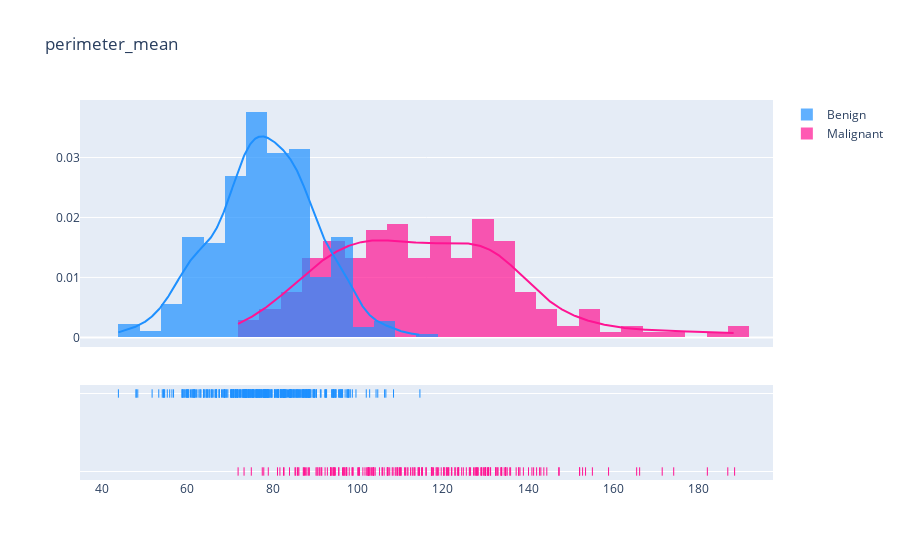
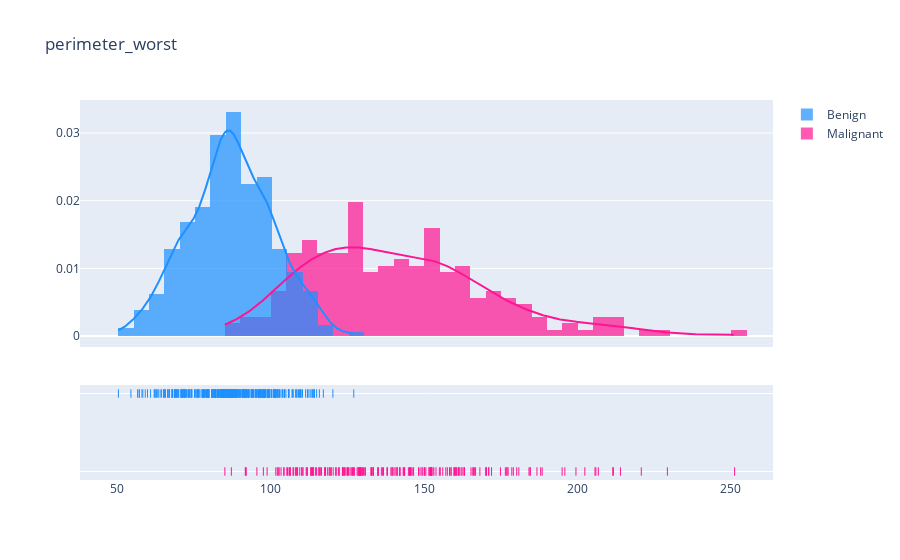

The cell these charts' notebook holds for them, in order:
### Code cell
#plot untuk perimeter
plot_dist('perimeter_mean', 5)
plot_dist('perimeter_worst', 5)

### Figure 1 — Plotly figure (JSON) as saved in the notebook; plotly's stock layout.template omitted (floating-point values rounded to 4 significant figures; data arrays with more than 128 entries replaced by an {"elided": "..."} marker saying what was removed)
{"data": [{"autobinx": false, "histnorm": "probability density", "legendgroup": "Malignant", "marker": {"color": "DeepPink"}, "name": "Malignant", "opacity": 0.7, "type": "histogram", "x": {"elided": "212 float values"}, "xaxis": "x", "xbins": {"end": 188.5, "size": 5, "start": 71.9}, "yaxis": "y"}, {"autobinx": false, "histnorm": "probability density", "legendgroup": "Benign", "marker": {"color": "DodgerBlue"}, "name": "Benign", "opacity": 0.7, "type": "histogram", "x": {"elided": "357 float values"}, "xaxis": "x", "xbins": {"end": 114.6, "size": 5, "start": 43.79}, "yaxis": "y"}, {"legendgroup": "Malignant", "marker": {"color": "DeepPink"}, "mode": "lines", "name": "Malignant", "showlegend": false, "type": "scatter", "x": {"elided": "500 float values"}, "xaxis": "x", "y": {"elided": "500 float values"}, "yaxis": "y"}, {"legendgroup": "Benign", "marker": {"color": "DodgerBlue"}, "mode": "lines", "name": "Benign", "showlegend": false, "type": "scatter", "x": {"elided": "500 float values"}, "xaxis": "x", "y": {"elided": "500 float values"}, "yaxis": "y"}, {"legendgroup": "Malignant", "marker": {"color": "DeepPink", "symbol": "line-ns-open"}, "mode": "markers", "name": "Malignant", "showlegend": false, "type": "scatter", "x": {"elided": "212 float values"}, "xaxis": "x", "y": {"elided": "212 str values"}, "yaxis": "y2"}, {"legendgroup": "Benign", "marker": {"color": "DodgerBlue", "symbol": "line-ns-open"}, "mode": "markers", "name": "Benign", "showlegend": false, "type": "scatter", "x": {"elided": "357 float values"}, "xaxis": "x", "y": {"elided": "357 str values"}, "yaxis": "y2"}], "layout": {"barmode": "overlay", "hovermode": "closest", "legend": {"traceorder": "reversed"}, "title": {"text": "perimeter_mean"}, "xaxis": {"anchor": "y2", "domain": [0, 1], "zeroline": false}, "yaxis": {"anchor": "free", "domain": [0.35, 1], "position": 0}, "yaxis2": {"anchor": "x", "domain": [0, 0.25], "dtick": 1, "showticklabels": false}}}

### Figure 2 — Plotly figure (JSON) as saved in the notebook; plotly's stock layout.template omitted (floating-point values rounded to 4 significant figures; data arrays with more than 128 entries replaced by an {"elided": "..."} marker saying what was removed)
{"data": [{"autobinx": false, "histnorm": "probability density", "legendgroup": "Malignant", "marker": {"color": "DeepPink"}, "name": "Malignant", "opacity": 0.7, "type": "histogram", "x": {"elided": "212 float values"}, "xaxis": "x", "xbins": {"end": 251.2, "size": 5, "start": 85.1}, "yaxis": "y"}, {"autobinx": false, "histnorm": "probability density", "legendgroup": "Benign", "marker": {"color": "DodgerBlue"}, "name": "Benign", "opacity": 0.7, "type": "histogram", "x": {"elided": "357 float values"}, "xaxis": "x", "xbins": {"end": 127.1, "size": 5, "start": 50.41}, "yaxis": "y"}, {"legendgroup": "Malignant", "marker": {"color": "DeepPink"}, "mode": "lines", "name": "Malignant", "showlegend": false, "type": "scatter", "x": {"elided": "500 float values"}, "xaxis": "x", "y": {"elided": "500 float values"}, "yaxis": "y"}, {"legendgroup": "Benign", "marker": {"color": "DodgerBlue"}, "mode": "lines", "name": "Benign", "showlegend": false, "type": "scatter", "x": {"elided": "500 float values"}, "xaxis": "x", "y": {"elided": "500 float values"}, "yaxis": "y"}, {"legendgroup": "Malignant", "marker": {"color": "DeepPink", "symbol": "line-ns-open"}, "mode": "markers", "name": "Malignant", "showlegend": false, "type": "scatter", "x": {"elided": "212 float values"}, "xaxis": "x", "y": {"elided": "212 str values"}, "yaxis": "y2"}, {"legendgroup": "Benign", "marker": {"color": "DodgerBlue", "symbol": "line-ns-open"}, "mode": "markers", "name": "Benign", "showlegend": false, "type": "scatter", "x": {"elided": "357 float values"}, "xaxis": "x", "y": {"elided": "357 str values"}, "yaxis": "y2"}], "layout": {"barmode": "overlay", "hovermode": "closest", "legend": {"traceorder": "reversed"}, "title": {"text": "perimeter_worst"}, "xaxis": {"anchor": "y2", "domain": [0, 1], "zeroline": false}, "yaxis": {"anchor": "free", "domain": [0.35, 1], "position": 0}, "yaxis2": {"anchor": "x", "domain": [0, 0.25], "dtick": 1, "showticklabels": false}}}
